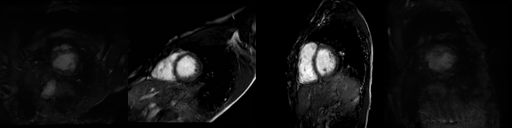

This chart was generated by the following Python code:
from denoising_diffusion_pytorch import Unet, GaussianDiffusion, Trainer
import argparse
import torchvision.transforms as T
import torch



def parse_opt():
    parser = argparse.ArgumentParser()
    parser.add_argument("--weights", type=str, default="1")
    parser.add_argument("--sample-num", type=int, default=8)


    opt = parser.parse_args()

    return opt

if __name__ == "__main__":
    opt = parse_opt()

    model = Unet(
        channels=1,
        dim = 64,
        dim_mults = (1, 2, 4, 8)
    ).cuda()

    diffusion = GaussianDiffusion(
        model,
        image_size = 128,
        timesteps = 1000,           # number of steps
        sampling_timesteps = 250,   # number of sampling timesteps (using ddim for faster inference [see citation for ddim paper])
        loss_type = 'l1'            # L1 or L2
    ).cuda()

    trainer = Trainer(
        diffusion,
        'data',
        train_batch_size = 32,
        train_lr = 8e-5,
        train_num_steps = 700000,         # total training steps
        gradient_accumulate_every = 2,    # gradient accumulation steps
        ema_decay = 0.995,                # exponential moving average decay
    )

    trainer.load(opt.weights)

    sampled_images = diffusion.sample(batch_size = opt.sample_num)

    transform = T.ToPILImage()
    img = transform(torch.cat([image for image in sampled_images], dim=2))
    img.save("sample.png")


